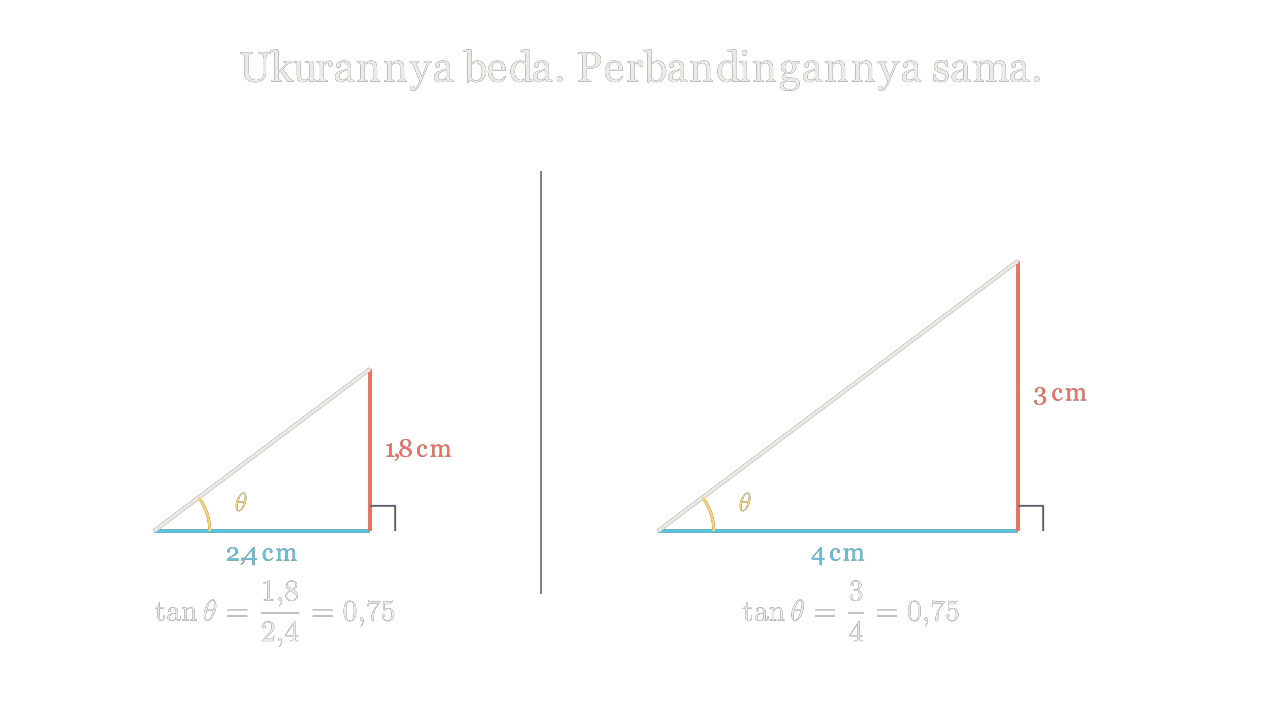
#> input picture mockup/img/segitiga-gelap.png, 1280 x 720 px
$ python kecilkan_foto.py ../mockup/img/segitiga-gelap.png
#> lines starting #> are read from the running program, lines starting #| are printed output that depends on the picture
"""
Mengecilkan foto galeri: lebar paling besar 1000 px, JPEG di bawah 150 KB
(mutu diturunkan bertahap sampai muat). Dipakai sesudah
`node alat/cari_foto_commons.mjs ambil ...`.

    python alat/kecilkan_foto.py web/public/gambar/limit/*.jpg
    python alat/kecilkan_foto.py --batas 120 web/public/gambar/turunan/kaleng.jpg
"""
import sys
from pathlib import Path
from PIL import Image, ImageOps

argv = sys.argv[1:]
batas_kb = 150
if '--batas' in argv:
    i = argv.index('--batas')
    batas_kb = int(argv[i + 1])
    del argv[i:i + 2]

for nama in argv:
    p = Path(nama)
    im = Image.open(p)
#> im is the input picture: PIL image 1280x720 RGBA; mean R, G, B, A 17.5, 19.4, 25.2, 4.5
    im = ImageOps.exif_transpose(im).convert('RGB')
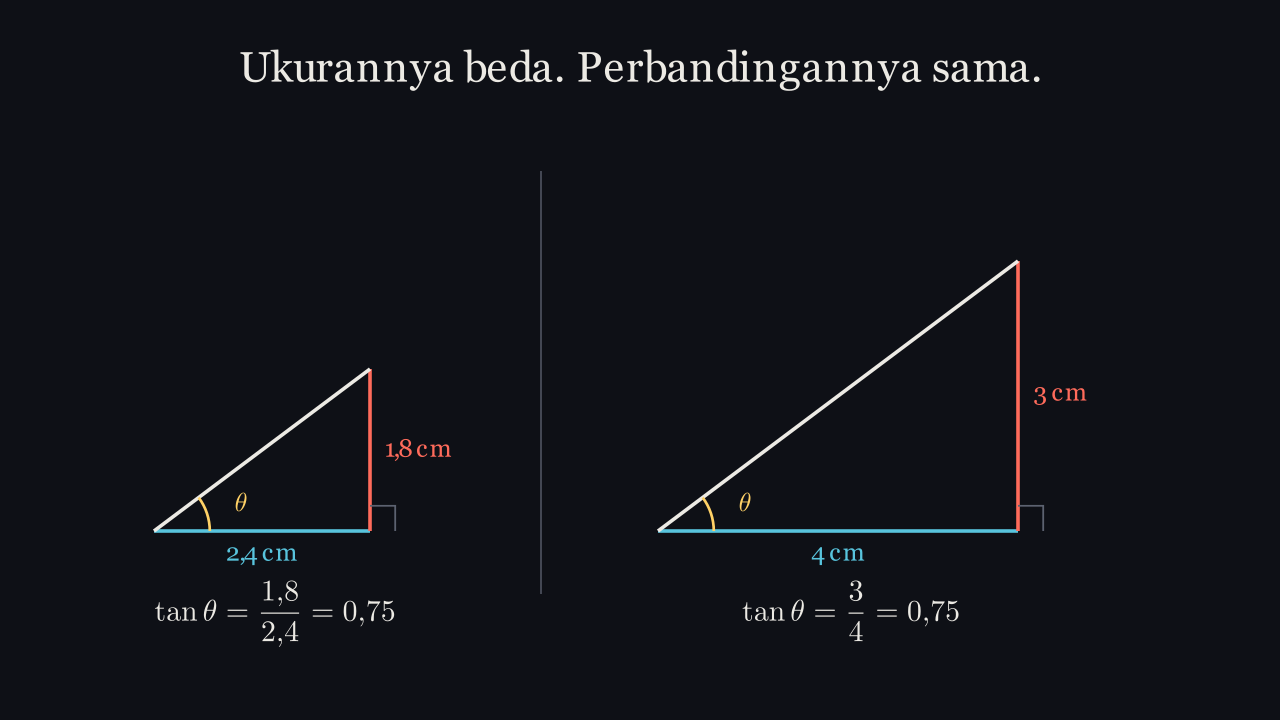
#> im: PIL image 1280x720 RGB; mean R, G, B 17.5, 19.4, 25.2
    if im.width > 1000:
        im = im.resize((1000, round(im.height * 1000 / im.width)), Image.LANCZOS)
#> im: PIL image 1000x562 RGB
    awal = p.stat().st_size
    for mutu in (85, 80, 76, 72, 68, 64, 60, 55, 50):
        im.save(p, 'JPEG', quality=mutu, optimize=True, progressive=True)
        if p.stat().st_size <= batas_kb * 1024:
            break
    print(f'{p.name}: {im.width}x{im.height}  {awal // 1024} KB -> {p.stat().st_size // 1024} KB (mutu {mutu})')
#| segitiga-gelap.png: 1000x562  40 KB -> 24 KB (mutu 85)
